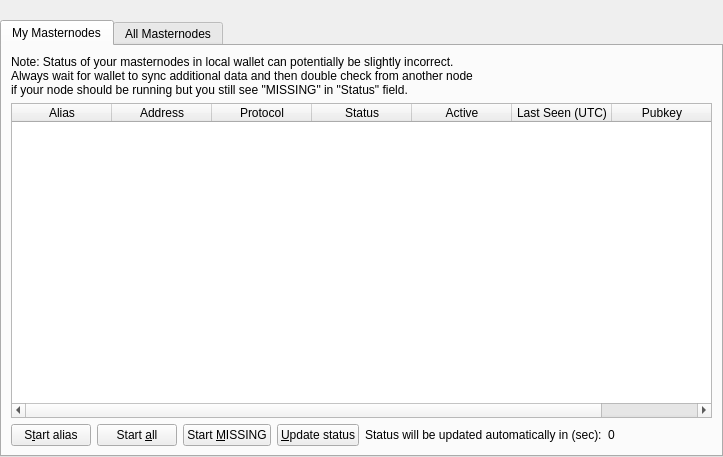
<?xml version="1.0" encoding="UTF-8"?>
<ui version="4.0">
 <class>MasternodeList</class>
 <widget class="QWidget" name="MasternodeList">
  <property name="geometry">
   <rect>
    <x>0</x>
    <y>0</y>
    <width>723</width>
    <height>457</height>
   </rect>
  </property>
  <property name="windowTitle">
   <string>Form</string>
  </property>
  <layout class="QVBoxLayout" name="topLayout">
   <property name="leftMargin">
    <number>0</number>
   </property>
   <property name="topMargin">
    <number>0</number>
   </property>
   <property name="rightMargin">
    <number>0</number>
   </property>
   <property name="bottomMargin">
    <number>0</number>
   </property>
   <item>
    <layout class="QVBoxLayout" name="verticalLayout">
     <property name="bottomMargin">
      <number>0</number>
     </property>
     <item>
      <spacer name="horizontalSpacer0">
       <property name="orientation">
        <enum>Qt::Horizontal</enum>
       </property>
       <property name="sizeHint" stdset="0">
        <size>
         <width>make40</width>
         <height>20</height>
        </size>
       </property>
      </spacer>
     </item>
     <item>
      <widget class="QTabWidget" name="tabWidget">
       <property name="currentIndex">
        <number>0</number>
       </property>
       <widget class="QWidget" name="tabMyMasternodes">
        <attribute name="title">
         <string>My Masternodes</string>
        </attribute>
        <layout class="QGridLayout" name="gridLayout_2">
         <item row="0" column="0">
          <layout class="QVBoxLayout" name="verticalLayout_2">
           <property name="bottomMargin">
            <number>0</number>
           </property>
           <item>
            <layout class="QHBoxLayout" name="horizontalLayout_note">
             <property name="bottomMargin">
              <number>0</number>
             </property>
             <item>
              <widget class="QLabel" name="updateNote">
               <property name="text">
                <string>Note: Status of your masternodes in local wallet can potentially be slightly incorrect.&lt;br /&gt;Always wait for wallet to sync additional data and then double check from another node&lt;br /&gt;if your node should be running but you still see &quot;MISSING&quot; in &quot;Status&quot; field.</string>
               </property>
              </widget>
             </item>
            </layout>
           </item>
           <item>
            <widget class="QTableWidget" name="tableWidgetMyMasternodes">
             <property name="minimumSize">
              <size>
               <width>695</width>
               <height>0</height>
              </size>
             </property>
             <property name="palette">
              <palette>
               <active>
                <colorrole role="Text">
                 <brush brushstyle="SolidPattern">
                  <color alpha="255">
                   <red>51</red>
                   <green>51</green>
                   <blue>51</blue>
                  </color>
                 </brush>
                </colorrole>
               </active>
               <inactive>
                <colorrole role="Text">
                 <brush brushstyle="SolidPattern">
                  <color alpha="255">
                   <red>51</red>
                   <green>51</green>
                   <blue>51</blue>
                  </color>
                 </brush>
                </colorrole>
               </inactive>
               <disabled>
                <colorrole role="Text">
                 <brush brushstyle="SolidPattern">
                  <color alpha="255">
                   <red>85</red>
                   <green>85</green>
                   <blue>85</blue>
                  </color>
                 </brush>
                </colorrole>
               </disabled>
              </palette>
             </property>
             <property name="editTriggers">
              <set>QAbstractItemView::NoEditTriggers</set>
             </property>
             <property name="alternatingRowColors">
              <bool>true</bool>
             </property>
             <property name="selectionMode">
              <enum>QAbstractItemView::SingleSelection</enum>
             </property>
             <property name="selectionBehavior">
              <enum>QAbstractItemView::SelectRows</enum>
             </property>
             <property name="sortingEnabled">
              <bool>true</bool>
             </property>
             <attribute name="horizontalHeaderStretchLastSection">
              <bool>true</bool>
             </attribute>
             <attribute name="ResizeMode">
              <enum>QHeaderView::Interactive</enum>
             </attribute>
             <column>
              <property name="text">
               <string>Alias</string>
              </property>
             </column>
             <column>
              <property name="text">
               <string>Address</string>
              </property>
             </column>
             <column>
              <property name="text">
               <string>Protocol</string>
              </property>
             </column>
             <column>
              <property name="text">
               <string>Status</string>
              </property>
             </column>
             <column>
              <property name="text">
               <string>Active</string>
              </property>
             </column>
             <column>
              <property name="text">
               <string>Last Seen (UTC)</string>
              </property>
             </column>
             <column>
              <property name="text">
               <string>Pubkey</string>
              </property>
             </column>
            </widget>
           </item>
           <item>
            <layout class="QHBoxLayout" name="horizontalLayout_5">
             <property name="bottomMargin">
              <number>0</number>
             </property>
             <item>
              <widget class="QPushButton" name="startButton">
               <property name="text">
                <string>S&amp;tart alias</string>
               </property>
              </widget>
             </item>
             <item>
              <widget class="QPushButton" name="startAllButton">
               <property name="text">
                <string>Start &amp;all</string>
               </property>
              </widget>
             </item>
             <item>
              <widget class="QPushButton" name="startMissingButton">
               <property name="text">
                <string>Start &amp;MISSING</string>
               </property>
              </widget>
             </item>
             <item>
              <widget class="QPushButton" name="UpdateButton">
               <property name="text">
                <string>&amp;Update status</string>
               </property>
              </widget>
             </item>
             <item>
              <widget class="QLabel" name="autoupdate_label">
               <property name="text">
                <string>Status will be updated automatically in (sec):</string>
               </property>
              </widget>
             </item>
             <item>
              <widget class="QLabel" name="secondsLabel">
               <property name="text">
                <string>0</string>
               </property>
              </widget>
             </item>
             <item>
              <spacer name="horizontalSpacer_5">
               <property name="orientation">
                <enum>Qt::Horizontal</enum>
               </property>
               <property name="sizeHint" stdset="0">
                <size>
                 <width>40</width>
                 <height>20</height>
                </size>
               </property>
              </spacer>
             </item>
            </layout>
           </item>
          </layout>
         </item>
        </layout>
       </widget>
       <widget class="QWidget" name="tabAllMasternodes">
        <attribute name="title">
         <string>All Masternodes</string>
        </attribute>
        <layout class="QGridLayout" name="gridLayout">
         <item row="1" column="0">
          <widget class="QTableWidget" name="tableWidgetMasternodes">
           <property name="palette">
            <palette>
             <active>
              <colorrole role="Text">
               <brush brushstyle="SolidPattern">
                <color alpha="255">
                 <red>51</red>
                 <green>51</green>
                 <blue>51</blue>
                </color>
               </brush>
              </colorrole>
             </active>
             <inactive>
              <colorrole role="Text">
               <brush brushstyle="SolidPattern">
                <color alpha="255">
                 <red>51</red>
                 <green>51</green>
                 <blue>51</blue>
                </color>
               </brush>
              </colorrole>
             </inactive>
             <disabled>
              <colorrole role="Text">
               <brush brushstyle="SolidPattern">
                <color alpha="255">
                 <red>85</red>
                 <green>85</green>
                 <blue>85</blue>
                </color>
               </brush>
              </colorrole>
             </disabled>
            </palette>
           </property>
           <property name="editTriggers">
            <set>QAbstractItemView::NoEditTriggers</set>
           </property>
           <property name="alternatingRowColors">
            <bool>true</bool>
           </property>
           <property name="selectionBehavior">
            <enum>QAbstractItemView::SelectRows</enum>
           </property>
           <property name="sortingEnabled">
            <bool>true</bool>
           </property>
           <attribute name="horizontalHeaderStretchLastSection">
            <bool>true</bool>
           </attribute>
           <attribute name="ResizeMode">
            <enum>QHeaderView::Interactive</enum>
           </attribute>
           <column>
            <property name="text">
             <string>Protocol</string>
            </property>
           </column>
           <column>
            <property name="text">
             <string>Status</string>
            </property>
           </column>
           <column>
            <property name="text">
             <string>Active</string>
            </property>
           </column>
           <column>
            <property name="text">
             <string>Last Seen (UTC)</string>
            </property>
           </column>
           <column>
            <property name="text">
             <string>Pubkey</string>
            </property>
           </column>
          </widget>
         </item>
         <item row="0" column="0">
          <layout class="QHBoxLayout" name="horizontalLayout_3">
           <property name="bottomMargin">
            <number>0</number>
           </property>
           <item>
            <widget class="QLabel" name="label_filter">
             <property name="text">
              <string>Filter List:</string>
             </property>
            </widget>
           </item>
           <item>
            <widget class="QLineEdit" name="filterLineEdit">
             <property name="toolTip">
              <string>Filter masternode list</string>
             </property>
            </widget>
           </item>
           <item>
            <spacer name="horizontalSpacer_3">
             <property name="orientation">
              <enum>Qt::Horizontal</enum>
             </property>
             <property name="sizeHint" stdset="0">
              <size>
               <width>10</width>
               <height>20</height>
              </size>
             </property>
            </spacer>
           </item>
           <item>
            <widget class="QLabel" name="label_count">
             <property name="text">
              <string>Node Count:</string>
             </property>
            </widget>
           </item>
           <item>
            <widget class="QLabel" name="countLabel">
             <property name="text">
              <string>0</string>
             </property>
            </widget>
           </item>
          </layout>
         </item>
        </layout>
       </widget>
      </widget>
     </item>
    </layout>
   </item>
  </layout>
 </widget>
 <resources/>
 <connections/>
</ui>
